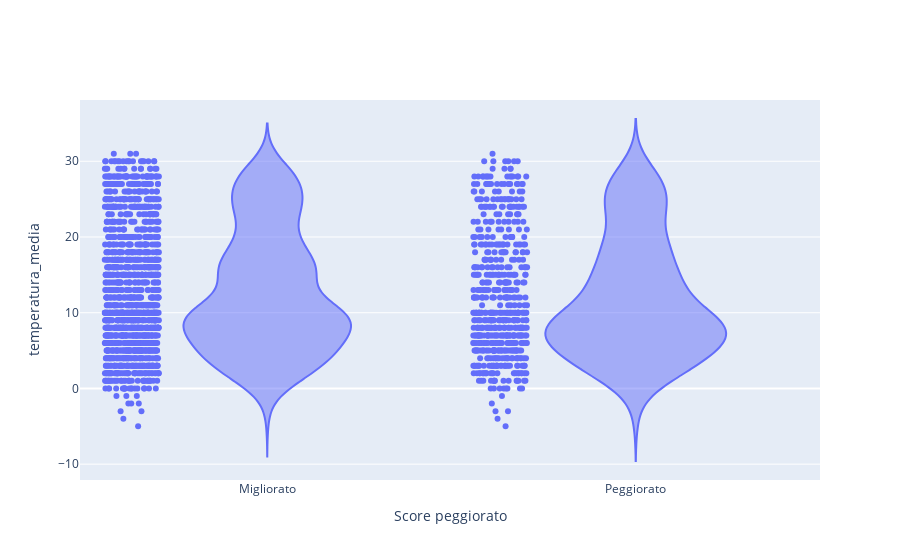

The notebook cell saved with this chart:
### Code cell
import plotly.express as px
import plotly.graph_objects as go
fig = go.Figure();
fig.add_trace(go.Violin(x= dataset["peggiorato"],y= dataset["temperatura_media"]))
fig.update_traces(points="all")
fig.update_layout(violinmode='group',xaxis_title="Score peggiorato", yaxis_title="temperatura_media", xaxis= dict(tickmode= "array", tickvals =[True, False], ticktext = ["Peggiorato", "Migliorato"]))
fig.show()

### Figure 1 — Plotly figure (JSON) as saved in the notebook; plotly's stock layout.template omitted (floating-point values rounded to 4 significant figures; data arrays with more than 128 entries replaced by an {"elided": "..."} marker saying what was removed)
{"data": [{"points": "all", "type": "violin", "x": {"elided": "2110 bool values"}, "y": {"elided": "2110 int values"}}], "layout": {"violinmode": "group", "xaxis": {"tickmode": "array", "ticktext": ["Peggiorato", "Migliorato"], "tickvals": [true, false], "title": {"text": "Score peggiorato"}}, "yaxis": {"title": {"text": "temperatura_media"}}}}
